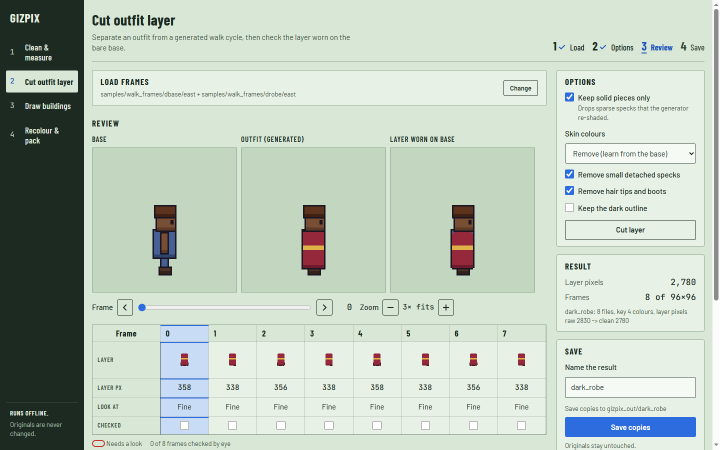
#> input picture images/ui_layer.png, 1440 x 900 px (shown at 1/2 size)
$ python pix_mixel.py ../images/ui_layer.png
#> lines starting #> are read from the running program, lines starting #| are printed output that depends on the picture; after the words box and inside, x2 and y2 are one past the last pixel; in counts of white or black regions, pixels touching at a corner belong together
# SPDX-License-Identifier: AGPL-3.0-or-later
"""pix_mixel.py - find "mixels": pixels of different sizes mixed in one picture (a 2 px outline next to 3 px shading, a tiny 1 px sprite on a 3 px grid, a resized image). Only measures, never edits.
  python pix_mixel.py image.png [more.png ...] [--json] [--strict] [--native] [--scale N] [--map OUT]      python pix_mixel.py selftest
  --strict   exit 1 if any image has a flag (cannot read a file: exit 2; no file: usage, exit 2)
  --native   the art really is drawn at 1 px per pixel: do not flag "no pixel grid"
  --scale N  test against a pixel size you already know (e.g. 3 for a 48 px sprite shown at 3x) instead of finding it
  --map OUT  also draw WHERE the mixels are: one PNG per image (OUT is a file for one image, or a folder). Blue = 1 px detail, orange = blocks of 3 px or more, red frame = fine detail right next to
             coarse blocks. `fine_coarse_contacts` in the output counts the red frames. Needs only Pillow. Advisory: it points at places to look at (a 1 px eye on a 3 px face is a mixed pixel size even when deliberate).
How it works (our own code): every clear colour change (more than 16 in any channel, or a change of transparency) is an "edge". On a true pixel grid of size c all edges sit at multiples of c.
  purity(c)   share of edges on the best phase of a c-pixel grid, per axis, the worse axis counts. Chance level is 1/c; a clean grid gives 1.0. c runs from 2 to min(32, shorter side / 8).
  scale       the pixel size: the largest c with purity of at least 0.97 and enough edges to say so. If no c reaches 0.97 but one is far above chance (purity of at least 0.75 and 0.4 above 1/c), that c is used and the picture
              is judged on it ("mixels" / "off-grid edges"). 1 = no grid found. null = too few edges to say (flat, empty or tiny picture).
  Tiles       the picture is cut into tiles (the last ones reach the edge); a tile with enough edges is "bad" when 6 or more of its edges, and more than 3% of them, sit off the picture's grid and phase.
              In `tile_scales`, a bad tile is listed under its own pixel size, "none" (no grid of its own) or "offset" (same size, shifted).
Flags (advisory):
  no pixel grid     scale is 1 and the picture is at least 96 px on a side: a resized image, or pixel sizes mixed everywhere. A sprite really drawn at 1 px per pixel: pass --native.
  mixels            more than 3% of the tiles are bad: pieces drawn at another pixel size or shifted.
  off-grid edges    purity at the scale is under 0.99 (a few stray pieces, or single pixels off the grid).
  no edges          too few clear colour changes to measure.
Limits: flat or gradient backgrounds are ignored (only clear edges count); JPEG noise reads as "no pixel grid"; a 2x picture whose art only uses even coordinates reads as 4x (pass --scale 2); art on a grid larger than 32 px is not found.
Run it on the native-size file: a 4x upscale of a mixed picture shows a clean scale of 4 and hides the mixels inside.
Reading it: scale 3, mixel_tiles 0.00 = a clean 3x upscale. scale 1 with purity(2) 0.55 and purity(3) 0.40 on a 144 px icon = no common grid. Repair: redraw on one grid, or `pix_snap --cells W H` to the grid the art was meant for (it costs detail), then run this check again."""
import sys, os, json
import numpy as np
from PIL import Image

PURE = 0.97
CONTRAST = 16        # smallest colour change that counts as an edge
TILE_GATE = 30       # edges a tile needs before it is judged
TILE_BAD = 6         # off-grid edges a tile needs before it can be bad
MIN_EDGES = 24       # edges a picture needs before it can be measured


def load(p):
    return np.array(Image.open(p).convert("RGBA"))


def _edges(a):
    """ex[y, x]: column x differs clearly from x-1; ey[y, x]: row y differs clearly from y-1. Transparent pixels all count as one colour."""
    b = a.astype(int)
    b[b[..., 3] == 0] = 0
    ex = np.zeros(b.shape[:2], bool)
    ey = np.zeros(b.shape[:2], bool)
    ex[:, 1:] = np.abs(b[:, 1:] - b[:, :-1]).max(axis=2) > CONTRAST
    ey[1:, :] = np.abs(b[1:] - b[:-1]).max(axis=2) > CONTRAST
    return ex, ey


def _phase_counts(m, axis, c):
    cnt = m.sum(axis=axis)                                   # edges per column (axis 0) / per row (axis 1)
    return np.bincount(np.arange(len(cnt)) % c, weights=cnt, minlength=c), float(cnt.sum())


def _purity(ex, ey, c):
    out = []
    for m, axis in ((ex, 0), (ey, 1)):
        ph, tot = _phase_counts(m, axis, c)
        out.append(float(ph.max() / tot) if tot else 0.0)
    return min(out)


def _enough(ex, ey, c):
    """each axis has enough edges to tell a c-grid from chance"""
    return ex.sum() >= 8 * c and ey.sum() >= 8 * c


def _cmax(h, w):
    return max(2, min(32, min(h, w) // 8))


def _scale(ex, ey, cmax):
    """(scale, purity dict, mode) with scale None (too few edges), 1 (no grid) or c >= 2; mode 'grid' or 'approx'"""
    if int(ex.sum() + ey.sum()) < MIN_EDGES:
        return None, {}, "none"
    pur = {c: _purity(ex, ey, c) for c in range(2, cmax + 1)}
    ok = [c for c in pur if pur[c] >= PURE and _enough(ex, ey, c)]
    if ok:
        return max(ok), pur, "grid"
    best = max(pur, key=lambda c: pur[c] - 1 / c)
    if pur[best] >= 0.75 and pur[best] - 1 / best >= 0.4 and _enough(ex, ey, best):
        near = [c for c in pur if pur[c] >= pur[best] - 0.03 and _enough(ex, ey, c)]
        return max(near), pur, "approx"
    return 1, pur, "none"


# [6 lines left out: function _phases, not called in this run]


def analyse(a, tile=None, scale=None):
    h, w = a.shape[:2]
    ex, ey = _edges(a)
    cmax = _cmax(h, w)
    s, pur, mode = _scale(ex, ey, cmax)
    if scale:                                              # a grid given by the user
        pur = {c: _purity(ex, ey, c) for c in range(2, max(cmax, scale) + 1)}
        s, mode = scale, "given"
    res = {"size": f"{w}x{h}", "scale": s, "mode": mode,
           "purity": {str(c): round(v, 3) for c, v in pur.items() if c <= 12 or c == s},
           "purity_at_scale": round(pur[s], 3) if (s and s > 1 and s in pur) else None,
           "edges": int(ex.sum() + ey.sum())}
    t = tile or max(24, min(w, h) // 5)
    bad, own = [], {}
    used = 0
    if s and s > 1:
        r0 = _phases(ex, ey, s)
    ys = list(range(0, max(h - t // 2, 1), t))
    xs = list(range(0, max(w - t // 2, 1), t))
    for yi, y0 in enumerate(ys):
        y1 = h if yi == len(ys) - 1 else y0 + t              # the last tile reaches the edge
        for xi, x0 in enumerate(xs):
            x1 = w if xi == len(xs) - 1 else x0 + t
            sx, sy = ex[y0:y1, x0:x1], ey[y0:y1, x0:x1]
            n = int(sx.sum() + sy.sum())
            if n < TILE_GATE:
                continue
            used += 1
            if not s or s == 1:
                continue
            onx = sx[:, [i for i in range(sx.shape[1]) if (x0 + i) % s == r0[0]]].sum()
            ony = sy[[i for i in range(sy.shape[0]) if (y0 + i) % s == r0[1]], :].sum()
            off = n - int(onx + ony)
            if off >= TILE_BAD and off / n > 1 - PURE:
                ts, _, _ = _scale(sx, sy, cmax)
                label = "none" if not ts or ts == 1 else ("offset" if ts == s else str(ts))
                bad.append([x0, y0, label])
                own[label] = own.get(label, 0) + 1
    res["tiles_checked"] = used
    res["mixel_tiles"] = round(len(bad) / used, 3) if used else 0.0
    res["mixel_tile_boxes"] = [{"x": b[0], "y": b[1], "w": t, "h": t, "tile_scale": b[2]} for b in bad[:8]]
    res["tile_scales"] = dict(sorted(own.items()))
    return res


BLUE, ORANGE, RED = (40, 120, 255), (255, 150, 30), (255, 40, 40)


# [51 lines left out: functions _runs_inside, mixel_map, not called in this run]


def check(p, native=False, scale=None, map_to=None):
    a = load(p)
    r = analyse(a, scale=scale)
    fl = []
    if r["scale"] is None:
        fl.append("no edges")
    elif r["scale"] == 1 and min(a.shape[:2]) >= 96 and not native:
        fl.append("no pixel grid")
    elif r["scale"] and r["scale"] > 1:
        if r["mixel_tiles"] > 0.03:
            fl.append("mixels")
        if r["purity_at_scale"] is not None and r["purity_at_scale"] < 0.99:
            fl.append("off-grid edges")
    if map_to:
        r["fine_coarse_contacts"], r["map_areas"] = mixel_map(a, map_to)
    r["flags"] = fl
    return r


# [60 lines left out: functions _synth, selftest, not called in this run]


def main(argv):
    import argparse
    if argv == ["selftest"]:
        selftest()
        return 0
    ap = argparse.ArgumentParser(prog="pix_mixel.py", description=__doc__, formatter_class=argparse.RawDescriptionHelpFormatter)
    ap.add_argument("files", nargs="*")
    ap.add_argument("--json", action="store_true")
    ap.add_argument("--strict", action="store_true")
    ap.add_argument("--native", action="store_true")
    ap.add_argument("--scale", type=int, default=None)
    ap.add_argument("--map", default=None, metavar="OUT")
    a = ap.parse_args(argv)
    if not a.files:
        print(__doc__)
        return 2
    out, bad = {}, []
    mdir = a.map if (a.map and (len(a.files) > 1 or not a.map.lower().endswith(".png"))) else None
    if mdir:
        os.makedirs(mdir, exist_ok=True)
    for f in a.files:
        try:
            mp = os.path.join(mdir, os.path.splitext(os.path.basename(f))[0] + "_mixels.png") if mdir else a.map
            out[f] = check(f, a.native, a.scale, mp)
#> in _edges, `ex[:, 1:] = np.abs(b[:, 1:] - b[:, :-1]).max(axis=2) > CONTRAST`:
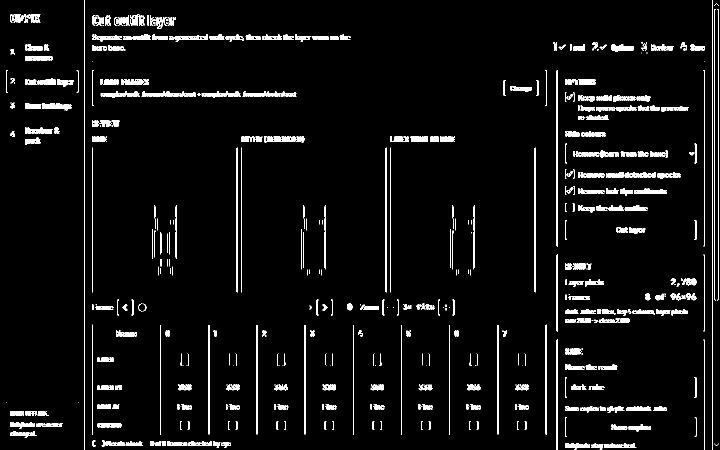
#> ex: shape (900, 1440) bool (shown at 1/2 size); 5% white; 568 white regions (153 under 20 px), largest, box (x1, y1, x2, y2) and area: (168, 0, 169, 900) 900, (1425, 0, 1426, 900) 900, (1113, 140, 1116, 493) 706
#> in _edges, `ey[1:, :] = np.abs(b[1:] - b[:-1]).max(axis=2) > CONTRAST`:
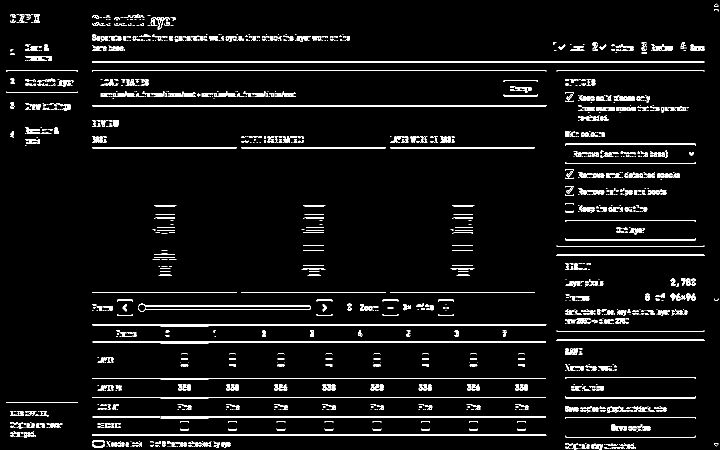
#> ey: shape (900, 1440) bool (shown at 1/2 size); 5.3% white in thin lines or dots
#> the loop in _purity, `for m, axis in ((ex, 0), (ey, 1)):` made 2 passes
#> (axis, ph, tot) on passes 1 to 2: (0, [32377, 32468], 64845), (1, [34898, 33748], 68646)
#> after the loop in _purity, `for m, axis in ((ex, 0), (ey, 1)):`: out = [0.501, 0.508]
#> the loop in _purity (call 2), `for m, axis in ((ex, 0), (ey, 1)):` made 2 passes
#> (axis, ph, tot) on passes 1 to 2: (0, [23091, 21148, 20606], 64845), (1, [23291, 19832, 25523], 68646)
#> in _scale, `pur = {c: _purity(ex, ey, c) for c in range(2, cmax + 1)}`: pur = 31 items
#> in _scale, `ok = [c for c in pur if pur[c] >= PURE and _enough(ex, ey, c)]`: ok = []
#> in _scale, `best = max(pur, key=lambda c: pur[c] - 1 / c)`: best = 17
#> in analyse, `s, pur, mode = _scale(ex, ey, cmax)`: s = 1; pur = 31 items; mode = 'none'
#> after the loop in analyse, `for yi, y0 in enumerate(ys):`:
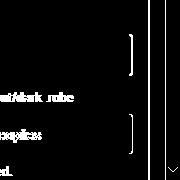
#> sx: shape (180, 180) bool; 4.7% white; 9 white regions (1 under 20 px), largest, box (x1, y1, x2, y2) and area: (148, 0, 150, 180) 360, (0, 92, 43, 102) 299, (0, 129, 42, 143) 295
#> after the loop in analyse, `for yi, y0 in enumerate(ys):`: bad = []; own = 0 items; used = 40
#> in check, `r = analyse(a, scale=scale)`: r = 10 items
        except (OSError, ValueError) as e:
            bad.append(f)
            print(f"{f}: cannot read ({type(e).__name__})", file=sys.stderr)
    if a.json:
        print(json.dumps(out, indent=1))
    else:
        for f, r in out.items():
            ps = r["purity"]
            print(f"{os.path.basename(f)}: scale {r['scale'] if r['scale'] is not None else '-'}  purity@scale {r['purity_at_scale'] if r['purity_at_scale'] is not None else '-'}  "
                  f"purity(2,3)={ps.get('2', '-')},{ps.get('3', '-')}  mixel_tiles {r['mixel_tiles']} of {r['tiles_checked']}  tile scales {r['tile_scales']}"
                  + (f"  fine/coarse contacts {r['fine_coarse_contacts']} of {r['map_areas']}" if 'fine_coarse_contacts' in r else ""))
#> this loop made 1 pass
#> f on pass 1: '../images/ui_layer.png'
#| ui_layer.png: scale 1  purity@scale -  purity(2,3)=0.501,0.356  mixel_tiles 0.0 of 40  tile scales {}
        flagged = [f"{os.path.basename(f)}: {', '.join(r['flags'])}" for f, r in out.items() if r["flags"]]
        print("FLAGS:", "; ".join(flagged) if flagged else "none")
#| FLAGS: ui_layer.png: no pixel grid
    if bad:
        return 2
    return 1 if (a.strict and any(v["flags"] for v in out.values())) else 0


if __name__ == "__main__":
    sys.exit(main(sys.argv[1:]))
#> (the program exits here)
